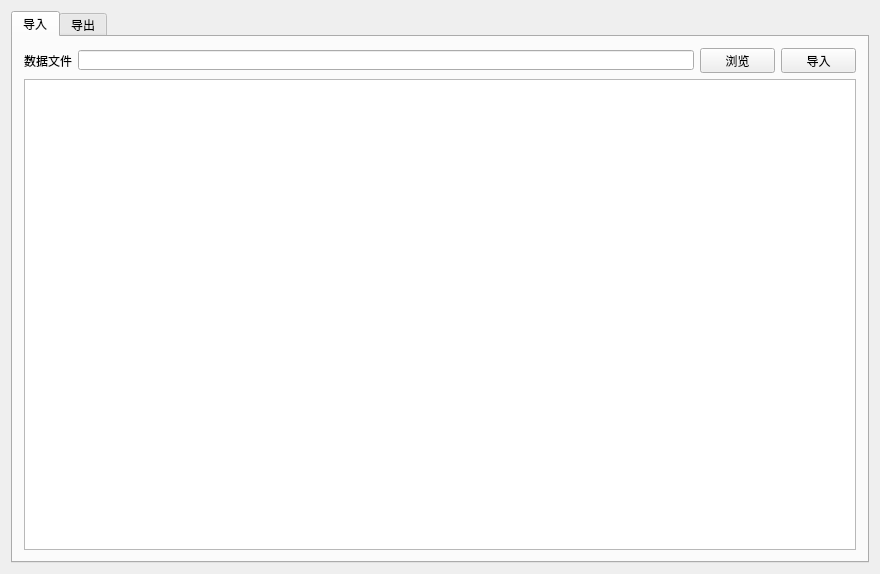
<?xml version="1.0" encoding="UTF-8"?>
<ui version="4.0">
 <class>ComponentManagement</class>
 <widget class="QWidget" name="ComponentManagement">
  <property name="geometry">
   <rect>
    <x>0</x>
    <y>0</y>
    <width>880</width>
    <height>574</height>
   </rect>
  </property>
  <property name="windowTitle">
   <string>ComponentManagement</string>
  </property>
  <layout class="QGridLayout" name="gridLayout_3">
   <item row="0" column="0">
    <widget class="QTabWidget" name="tabWidget">
     <property name="currentIndex">
      <number>0</number>
     </property>
     <widget class="QWidget" name="tab">
      <attribute name="title">
       <string>导入</string>
      </attribute>
      <layout class="QGridLayout" name="gridLayout">
       <item row="0" column="0">
        <layout class="QHBoxLayout" name="horizontalLayout_2">
         <item>
          <layout class="QHBoxLayout" name="horizontalLayout">
           <item>
            <widget class="QLabel" name="label_6">
             <property name="text">
              <string>数据文件</string>
             </property>
            </widget>
           </item>
           <item>
            <widget class="QLineEdit" name="lineEdit">
             <property name="maximumSize">
              <size>
               <width>16777215</width>
               <height>20</height>
              </size>
             </property>
            </widget>
           </item>
          </layout>
         </item>
         <item>
          <widget class="QPushButton" name="openButton">
           <property name="maximumSize">
            <size>
             <width>75</width>
             <height>25</height>
            </size>
           </property>
           <property name="text">
            <string>浏览</string>
           </property>
           <property name="icon">
            <iconset resource="QFramer.qrc">
             <normaloff>:/skin/icons/dark/appbar.folder.open.png</normaloff>:/skin/icons/dark/appbar.folder.open.png</iconset>
           </property>
           <property name="iconSize">
            <size>
             <width>30</width>
             <height>30</height>
            </size>
           </property>
           <property name="checkable">
            <bool>false</bool>
           </property>
          </widget>
         </item>
         <item>
          <widget class="QPushButton" name="inputButton">
           <property name="minimumSize">
            <size>
             <width>75</width>
             <height>0</height>
            </size>
           </property>
           <property name="maximumSize">
            <size>
             <width>75</width>
             <height>25</height>
            </size>
           </property>
           <property name="font">
            <font>
             <family>AcadEref</family>
             <pointsize>9</pointsize>
             <weight>50</weight>
             <bold>false</bold>
            </font>
           </property>
           <property name="cursor">
            <cursorShape>ArrowCursor</cursorShape>
           </property>
           <property name="text">
            <string>导入</string>
           </property>
           <property name="icon">
            <iconset resource="QFramer.qrc">
             <normaloff>:/skin/icons/dark/appbar.inbox.out.png</normaloff>:/skin/icons/dark/appbar.inbox.out.png</iconset>
           </property>
           <property name="iconSize">
            <size>
             <width>30</width>
             <height>30</height>
            </size>
           </property>
          </widget>
         </item>
        </layout>
       </item>
       <item row="1" column="0">
        <widget class="QTableWidget" name="tableWidget"/>
       </item>
      </layout>
     </widget>
     <widget class="QWidget" name="tab_2">
      <attribute name="title">
       <string>导出</string>
      </attribute>
      <layout class="QGridLayout" name="gridLayout_2">
       <item row="0" column="0">
        <layout class="QHBoxLayout" name="horizontalLayout_4">
         <item>
          <widget class="QLabel" name="label">
           <property name="text">
            <string>芯片名称</string>
           </property>
          </widget>
         </item>
         <item>
          <widget class="QComboBox" name="comboBox">
           <property name="enabled">
            <bool>true</bool>
           </property>
           <property name="sizePolicy">
            <sizepolicy hsizetype="Expanding" vsizetype="Fixed">
             <horstretch>0</horstretch>
             <verstretch>0</verstretch>
            </sizepolicy>
           </property>
           <property name="editable">
            <bool>false</bool>
           </property>
          </widget>
         </item>
         <item>
          <widget class="QPushButton" name="previewButton_2">
           <property name="maximumSize">
            <size>
             <width>16777215</width>
             <height>25</height>
            </size>
           </property>
           <property name="text">
            <string>查询</string>
           </property>
           <property name="icon">
            <iconset resource="QFramer.qrc">
             <normaloff>:/skin/icons/dark/appbar.tv.png</normaloff>:/skin/icons/dark/appbar.tv.png</iconset>
           </property>
           <property name="iconSize">
            <size>
             <width>30</width>
             <height>30</height>
            </size>
           </property>
          </widget>
         </item>
         <item>
          <widget class="QPushButton" name="queryButton">
           <property name="maximumSize">
            <size>
             <width>16777215</width>
             <height>25</height>
            </size>
           </property>
           <property name="text">
            <string>清空</string>
           </property>
           <property name="icon">
            <iconset resource="QFramer.qrc">
             <normaloff>:/skin/icons/dark/appbar.delete.png</normaloff>:/skin/icons/dark/appbar.delete.png</iconset>
           </property>
           <property name="iconSize">
            <size>
             <width>30</width>
             <height>30</height>
            </size>
           </property>
          </widget>
         </item>
         <item>
          <widget class="QPushButton" name="outButton">
           <property name="maximumSize">
            <size>
             <width>16777215</width>
             <height>25</height>
            </size>
           </property>
           <property name="text">
            <string>导出</string>
           </property>
           <property name="icon">
            <iconset resource="QFramer.qrc">
             <normaloff>:/skin/icons/dark/appbar.inbox.in.png</normaloff>:/skin/icons/dark/appbar.inbox.in.png</iconset>
           </property>
           <property name="iconSize">
            <size>
             <width>30</width>
             <height>30</height>
            </size>
           </property>
          </widget>
         </item>
        </layout>
       </item>
       <item row="1" column="0">
        <widget class="QTableView" name="tableView_2"/>
       </item>
       <item row="2" column="0">
        <layout class="QHBoxLayout" name="horizontalLayout_5"/>
       </item>
      </layout>
     </widget>
    </widget>
   </item>
  </layout>
 </widget>
 <layoutdefault spacing="6" margin="11"/>
 <resources>
  <include location="QFramer.qrc"/>
 </resources>
 <connections/>
</ui>
